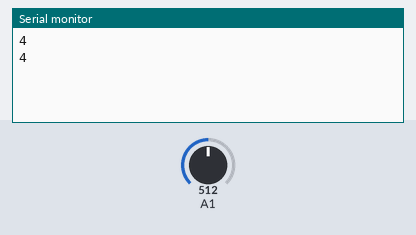
Recording of a sketch running on a simulated Arduino Uno, built with avr-gcc and run on an emulated ATmega328P. Parts: the last lines printed to the serial monitor. The test bench sets the inputs (shaded band); at power-on: A1 = 512.

Above: at 1.8 s.
1.9 s: A1 set to 716
At 2.8 s:
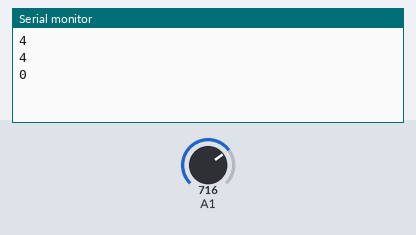
3.4 s: A1 set to 900
At 4.7 s:
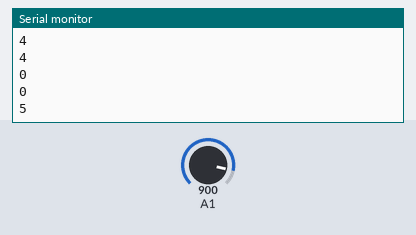
Timing chart, 0 to 6.4 s (numbered marks = the images above; inputs shaded):
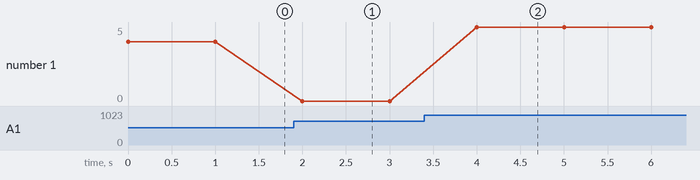

The sketch:

voltage_sensor.ino
```cpp
#include <Wire.h>

int val11;
int val2;

void setup ()
{

 Serial.begin (9600);

}
void loop ()
{
 float temp;
 val11 = analogRead (A1);
 temp = val11 / 3.528;
 val11 = (int) temp; //
 val2 = ((val11% 100) / 10);
 Serial.println (val2);
 delay (1000);
}
```

Measured:
- after the input at 1.9 s, the serial monitor: prints a new line after 0.10 s (image 1)
- after the input at 3.4 s, the serial monitor: prints a new line after 0.60 s (image 2)
- plotted number 1: 4 → 0 after the input at 1.9 s, 0 → 5 after the input at 3.4 s
